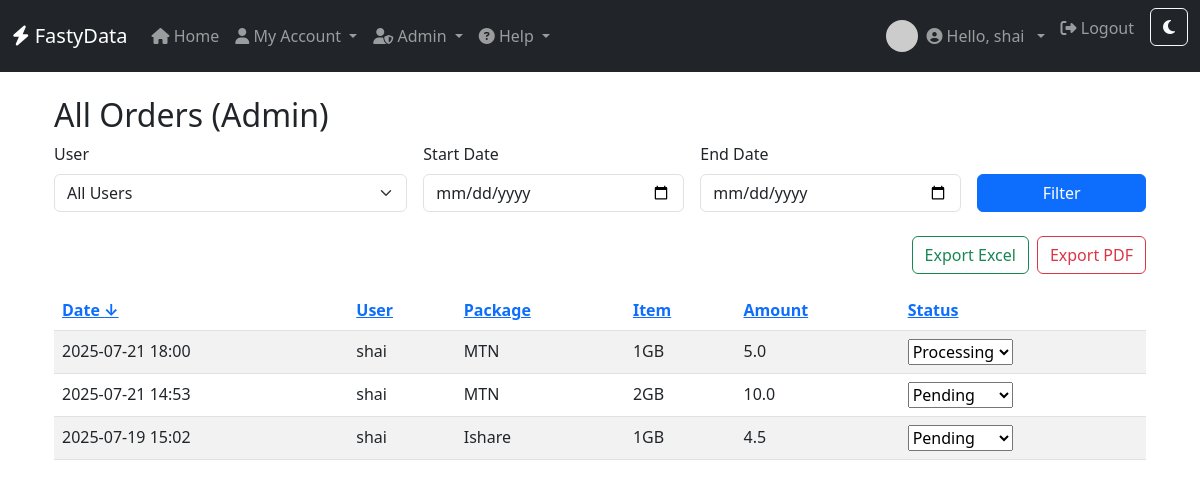
Page /admin/orders (signed in) on the committed database.
### models/user.py (models this page shows, shortened)
class User(db.Model, UserMixin):
    id = db.Column(db.Integer, primary_key=True)
    first_name=db.Column(db.String(80),nullable=False)
    last_name=db.Column(db.String(80), nullable=False)
    username = db.Column(db.String(80), unique=True, nullable=False)
    password_hash = db.Column(db.String(128))
    user_type = db.Column(db.String(80), nullable=False)
    phone_number=db.Column(db.String(15))
    email = db.Column(db.String(120))

### models/account.py (models this page shows, shortened)
class Orders(db.Model):
    id = db.Column(db.Integer, primary_key=True)
    account_id = db.Column(db.Integer, db.ForeignKey('account.id'), nullable=False)
    package_id = db.Column(db.Integer, db.ForeignKey('package.id'), nullable=False)
    package_item_id = db.Column(db.Integer, db.ForeignKey('package_item.id'), nullable=True)
    amount = db.Column(db.Float, nullable=False)
    status = db.Column(db.String(20), default='pending')  # pending, completed, failed
    created_at = db.Column(db.DateTime, default=datetime.utcnow)
    topup_for = db.Column(db.String(100), nullable=True)  # New column for top-up recipient
    account = db.relationship('Account', backref=db.backref('orders', lazy=True))
    package = db.relationship('Package', backref=db.backref('orders', lazy=True))
    package_item = db.relationship('PackageItem', backref=db.backref('orders', lazy=True))

class Package(db.Model):
    id = db.Column(db.Integer, primary_key=True)
    name = db.Column(db.String(50), nullable=False, unique=True)  # MTN, iShare, Telicel
    description = db.Column(db.Text)
    image_filename = db.Column(db.String(255))  # New field for image file name
    is_active = db.Column(db.Boolean, default=True)
    created_at = db.Column(db.DateTime, default=datetime.utcnow)
    items = db.relationship('PackageItem', backref='package', lazy=True)

class PackageItem(db.Model):
    id = db.Column(db.Integer, primary_key=True)
    package_id = db.Column(db.Integer, db.ForeignKey('package.id'), nullable=False)
    description = db.Column(db.Text)
    price = db.Column(db.Float, nullable=False)
    is_active = db.Column(db.Boolean, default=True)
    created_at = db.Column(db.DateTime, default=datetime.utcnow)

### app.py (the view, shortened to what this page needs)
@app.route('/admin/orders')
@login_required
@admin_required
def admin_orders():
    user_id = request.args.get('user_id', type=int)
    start_date = request.args.get('start_date')
    end_date = request.args.get('end_date')
    page = request.args.get('page', 1, type=int)
    per_page = request.args.get('per_page', 10, type=int)
    sort = request.args.get('sort', 'created_at')
    direction = request.args.get('direction', 'desc')
    query = Orders.query
    if user_id:
        query = query.join(Account).filter(Account.user_id == user_id)
    if start_date:
        try:
            start = datetime.strptime(start_date, '%Y-%m-%d')
            query = query.filter(Orders.created_at >= start)
        except ValueError:
            pass
    sort_column = getattr(Orders, sort, Orders.created_at)
    if direction == 'asc':
        query = query.order_by(asc(sort_column))
    else:
        query = query.order_by(desc(sort_column))
    pagination = query.paginate(page=page, per_page=per_page, error_out=False)
    orders = pagination.items
    from models.user import User
    users = User.query.order_by(User.username).all()
    return render_template('admin_orders.html', orders=orders, users=users, user_id=user_id, start_date=start_date, end_date=end_date, pagination=pagination, sort=sort, direction=direction, per_page=per_page)

### app.py (called while the page is built)
@login_manager.user_loader
def load_user(user_id):
    return db.session.get(User, int(user_id))

def admin_required(f):
    @wraps(f)
    def decorated_function(*args, **kwargs):
        if not current_user.is_authenticated or getattr(current_user, 'user_type', None) != 'admin':
            flash('Admin access required.', 'danger')
            return redirect(url_for('login'))
        return f(*args, **kwargs)
    return decorated_function

### templates/admin_orders.html (shortened to what this page needs)
{% extends "base.html" %}
{% block content %}
<div class="container">
    <h2>All Orders (Admin)</h2>
    <form method="get" class="row g-3 mb-4 align-items-end">
        <div class="col-md-4">
            <label for="user_id" class="form-label">User</label>
            <select id="user_id" name="user_id" class="form-select">
                <option value="">All Users</option>
            </select>
        </div>
        <div class="col-md-3">
            <label for="start_date" class="form-label">Start Date</label>
            <input type="date" id="start_date" name="start_date" class="form-control" value="{{ start_date or '' }}">
        </div>
        <div class="col-md-3">
            <label for="end_date" class="form-label">End Date</label>
            <input type="date" id="end_date" name="end_date" class="form-control" value="{{ end_date or '' }}">
        </div>
        <div class="col-md-2">
            <button type="submit" class="btn btn-primary w-100">Filter</button>
        </div>
    </form>
    <div class="d-flex justify-content-end mb-3">
        <a href="{{ url_for('export_orders_excel', user_id=user_id, start_date=start_date, end_date=end_date) }}" class="btn btn-outline-success me-2">Export Excel</a>
        <a href="{{ url_for('export_orders_pdf', user_id=user_id, start_date=start_date, end_date=end_date) }}" class="btn btn-outline-danger">Export PDF</a>
    </div>
    <table class="table table-striped">
        <thead>
            <tr>
                <th><a href="{{ url_for('admin_orders', user_id=user_id, start_date=start_date, end_date=end_date, page=1, per_page=per_page, sort='created_at', direction='asc' if sort != 'created_at' or direction == 'desc' else 'desc') }}">Date{% if sort == 'created_at' %} <span>{% if direction == 'asc' %}&uarr;{% else %}&darr;{% endif %}</span>{% endif %}</a></th>
                <th><a href="{{ url_for('admin_orders', user_id=user_id, start_date=start_date, end_date=end_date, page=1, per_page=per_page, sort='user_id', direction='asc' if sort != 'user_id' or direction == 'desc' else 'desc') }}">User</a></th>
                <th><a href="{{ url_for('admin_orders', user_id=user_id, start_date=start_date, end_date=end_date, page=1, per_page=per_page, sort='package_id', direction='asc' if sort != 'package_id' or direction == 'desc' else 'desc') }}">Package</a></th>
                <th><a href="{{ url_for('admin_orders', user_id=user_id, start_date=start_date, end_date=end_date, page=1, per_page=per_page, sort='package_item_id', direction='asc' if sort != 'package_item_id' or direction == 'desc' else 'desc') }}">Item</a></th>
                <th><a href="{{ url_for('admin_orders', user_id=user_id, start_date=start_date, end_date=end_date, page=1, per_page=per_page, sort='amount', direction='asc' if sort != 'amount' or direction == 'desc' else 'desc') }}">Amount</a></th>
                <th><a href="{{ url_for('admin_orders', user_id=user_id, start_date=start_date, end_date=end_date, page=1, per_page=per_page, sort='status', direction='asc' if sort != 'status' or direction == 'desc' else 'desc') }}">Status</a></th>
            </tr>
        </thead>
        <tbody>
            {% for order in orders %}
            <tr class="order-row" data-order-id="{{ order.id }}" style="cursor:pointer;">
                <td>{{ order.created_at.strftime('%Y-%m-%d %H:%M') }}</td>
                <td>{{ order.account.user.username if order.account and order.account.user else '' }}</td>
                <td>{{ order.package.name }}</td>
                <td>{{ order.package_item.description if order.package_item else '' }}</td>
                <td>{{ order.amount }}</td>
                <td>
                  <form method="POST" action="{{ url_for('admin_update_order_status') }}">
                    <select name="status" onchange="this.form.submit()">
                      <option value="Pending" {{ 'selected' if order.status == 'Pending' else '' }}>Pending</option>
                      <option value="Processing" {{ 'selected' if order.status == 'Processing' else '' }}>Processing</option>
                    </select>
                  </form>
                </td>
            </tr>
            {% else %}
            <tr>
                <td colspan="6" class="text-center">No orders found.</td>
            </tr>
            {% endfor %}
        </tbody>
    </table>
</div>
{% endblock %}

### templates/base.html (shortened to what this page needs)
<!DOCTYPE html>
<html lang="en">
<head>
    <link rel="stylesheet" href="https://cdn.jsdelivr.net/npm/bootstrap@5.3.0/dist/css/bootstrap.min.css">
    <link rel="stylesheet" href="https://cdnjs.cloudflare.com/ajax/libs/font-awesome/6.4.0/css/all.min.css">
</head>
<body>
<nav class="navbar navbar-expand-lg navbar-dark bg-dark mb-4">
    <div class="container-fluid">
        <a class="navbar-brand" href="{{ url_for('home') }}">
            <i class="fas fa-bolt"></i> FastyData
        </a>
        <div class="collapse navbar-collapse" id="navbarNav">
            <ul class="navbar-nav me-auto mb-2 mb-lg-0">
                <li class="nav-item">
                    <a class="nav-link {% if request.endpoint == 'home' %}active{% endif %}" href="{{ url_for('home') }}">
                        <i class="fas fa-home"></i> Home
                    </a>
                </li>
                {% if current_user.is_authenticated %}
                    <li class="nav-item dropdown">
                        <a class="nav-link dropdown-toggle {% if request.endpoint in ['account', 'transactions'] %}active{% endif %}" href="#" id="userDropdown" role="button" data-bs-toggle="dropdown" aria-expanded="false">
                            <i class="fas fa-user"></i> My Account
                        </a>
                    </li>
                    {% if current_user.user_type == 'admin' %}
                        <li class="nav-item dropdown">
                            <a class="nav-link dropdown-toggle " href="#" id="adminDropdown" role="button" data-bs-toggle="dropdown" aria-expanded="false">
                                <i class="fas fa-user-shield"></i> Admin
                            </a>
                        </li>
                    {% endif %}
                {% endif %}
                <li class="nav-item dropdown">
                    <a class="nav-link dropdown-toggle" href="#" id="helpDropdown" role="button" data-bs-toggle="dropdown" aria-expanded="false">
                        <i class="fas fa-question-circle"></i> Help
                    </a>
                </li>
            </ul>
            <ul class="navbar-nav mb-2 mb-lg-0">
                {% if current_user.is_authenticated %}
                    <li class="nav-item dropdown d-flex align-items-center">
                        <a href="#" class="nav-link dropdown-toggle d-flex align-items-center" id="avatarDropdown" role="button" data-bs-toggle="dropdown" aria-expanded="false">
                            <img src="https://ui-avatars.com/api/?name={{ current_user.first_name|default('U') }}+{{ current_user.last_name|default('S') }}&background=random&size=32"
                                 alt="avatar" class="rounded-circle me-2" width="32" height="32">
                            <span class="navbar-text me-2">
                                <i class="fas fa-user-circle"></i> Hello, {{ current_user.username }}
                            </span>
                        </a>
                    </li>
                    <li class="nav-item">
                        <a class="nav-link" href="{{ url_for('logout') }}">
                            <i class="fas fa-sign-out-alt"></i> Logout
                        </a>
                    </li>
                    <li class="nav-item">
                        <button id="themeToggle" class="btn btn-outline-light ms-2" type="button" title="Toggle dark/light mode">
                            <i class="fas fa-moon" id="themeIcon"></i>
                        </button>
                    </li>
                {% endif %}
            </ul>
        </div>
    </div>
</nav>
<div class="container">
    {% block content %}{% endblock %}
</div>
</body>
</html>

### rows in the picture
User: username "shai"
Orders: created_at "2025-07-21 18:00", account.user "shai", package.name "MTN", package_item "1GB", amount "5.0"
Orders: created_at "2025-07-21 14:53", account.user "shai", package.name "MTN", package_item "2GB", amount "10.0"
Orders: created_at "2025-07-19 15:02", account.user "shai", package.name "Ishare", package_item "1GB", amount "4.5"
